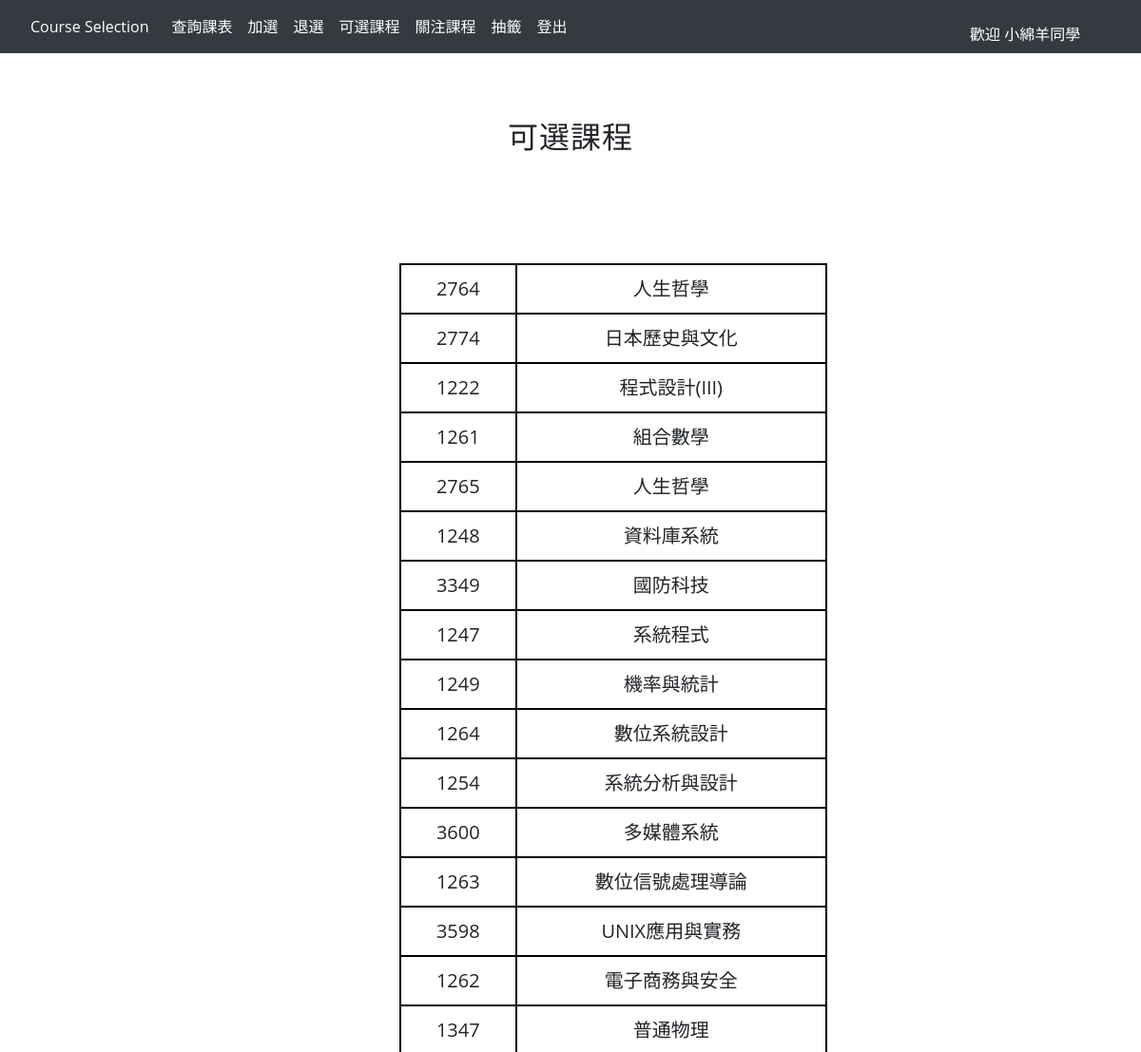
The app's page /php_example/available_action.php (signed in) with its own data.
### tables this page shows
create table course(
course_id int(4),
class_name varchar(255),
credits int(1),
need varchar(255),
open_departmentid int(255),
open_schoolyear varchar(255),
open_class varchar(255),
class_time varchar(255),
classroom varchar(255),
teacher varchar(20),
open_quota int(2),
actual_quota int(2)
);

### php_example/available_action.php (the view, shortened to what this page needs)
<?php
	include("action.php");
	if($_SESSION["login"] == 1){
		echo  '<div id="welcome">歡迎 ',$_SESSION["student_name"],"同學</div>";
	}
?>
<?php
    $course = $conn->query('select * from course;');
	echo"<h1>可選課程</h1>";
    echo'<table>';
    while ($cs = $course->fetch_assoc()) {
        echo '<tr><td>',$cs['course_id'],'</td> <td>',$cs['class_name'],'</td></tr>';
    }
?>

### php_example/action.php (style rules this page uses)
html { width: 100%; height: 100%; font-style: sans-serif; scroll-behavior: smooth; }
body { width: 100%; height: 100%; font-family: 'Open Sans', sans-serif; margin: 0; }
h1 { letter-spacing: 1px; text-align: center; font-size: 2em; margin: 0.67em 0; }
table { width: 450px; position: absolute; text-align: center; top: 25%; left: 35%; font-size:20px; border-collapse: collapse; }
table, th, td { border:2px solid black; padding: 10px; }
#welcome { color: white; position: absolute; top: 2.2%; left: 85%; font-weight：Normal; font-size：24px; text-color：Secondary; }

### records on screen
course: course_id "2764", class_name "人生哲學"
course: course_id "2774", class_name "日本歷史與文化"
course: course_id "1222", class_name "程式設計(III)"
course: course_id "1261", class_name "組合數學"
course: course_id "2765", class_name "人生哲學"
course: course_id "1248", class_name "資料庫系統"
course: course_id "3349", class_name "國防科技"
course: course_id "1247", class_name "系統程式"
course: course_id "1249", class_name "機率與統計"
course: course_id "1264", class_name "數位系統設計"
course: course_id "1254", class_name "系統分析與設計"
course: course_id "3600", class_name "多媒體系統"
course: course_id "1263", class_name "數位信號處理導論"
course: course_id "3598", class_name "UNIX應用與實務"
course: course_id "1262", class_name "電子商務與安全"
course: course_id "1347", class_name "普通物理"

### other values on screen
$_SESSION["student_name"] "小綿羊"
